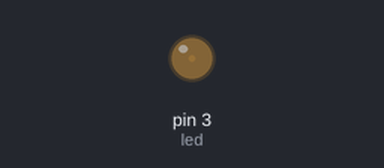
The sketch below on a simulated Arduino Uno, built with avr-gcc and run on an emulated ATmega328P. Shown: output pins drawn as LEDs (lit = HIGH). What the sketch prints to the serial monitor is not drawn.

Above: at 0.05 s.
At 0.95 s:
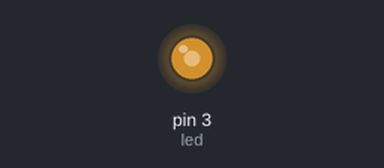
At 1.35 s:
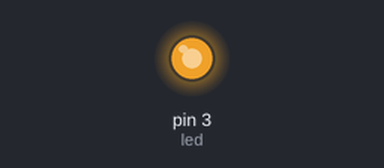
At 2.7 s:
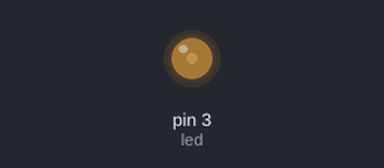
Timing chart, 0 to 7.1 s (numbered marks = the images above):
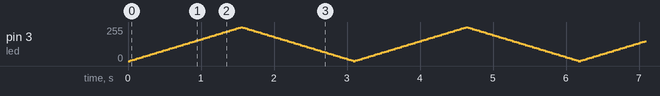

The sketch:

Dimmen1.ino
```cpp
const unsigned int led = 3;     //wenn const davor steht, kann der Wert im Programm nicht mehr geändert werden, ist vorteilhaft, wenn Werte nicht versehentlich geändert werden sollen
unsigned int brightness = 0;    //bei unsigned gibt es keine negativen Werte
unsigned int fadeAmount = 5;    //Alle Variablen, die hier definiert werden sind !!!!global!!!!

void setup()                  //Das Setup wird nur einmal beim Start des Arduinos ausgeführt
{
   Serial.begin(9600);        //Wird für die Verwendung des seriellen Monitors benötigt. Dieser ist unter Werkzeuge zu finden. Die Baudrate muss auf 9600 eingestellt werden (unten rechts im Monitor)
   pinMode(led, OUTPUT);      //led = 3 --> der Pin D3 wird als Output festgelegt. Das ist unser PWM-Pin
}


void loop()                   //Der Loop ist eine Dauerschleife, die solange ausgeführt wird, bis der Arduino deaktiviert wird oder durch den Rese-Knopf neu gestartet wurde
{                             //Variablen, die hier defeniert werden, werden in jedem Loop neu definiert und sind nur hier vorhanden!!

  // set the brightness of pin 3:
  analogWrite(led, brightness);     //mit analogWrite kann ein Wert von 0 - 255 ausgegeben werden, an dem Pin led, in diesem fall Pin 3

  // change the brightness for next time through the loop:
  brightness = brightness + fadeAmount;

  // reverse the direction of the fading at the ends of the fade:
  if (brightness <= 0 || brightness >= 255)
  {
    fadeAmount = -fadeAmount;
  }
  // wait for 30 milliseconds to see the dimming effect
  delay(30);                        //delay ist eine schlechte Methode, da hier der Arduino pausiert, also sozusagen 30 ms lange hängt. Aber in diesem Fall ist das ausreichend

  Serial.print("PWM: ");            //Serial.print ist die Ausgabe im seriellen Monitor. Sachen in Anführungszeichen werden einfach so ausgegeben
  Serial.println(brightness);       //bei println wird nach der Ausgabe in eine neue Zeile gesprungen. In der Klammer steht der Wert, der ausgegeben werden soll. In diesem Fall unser aktuelles PWM-Signal
  Serial.println(" ");              //dient nur der Übersichtklichkeit (Leerzeile)
}
```
